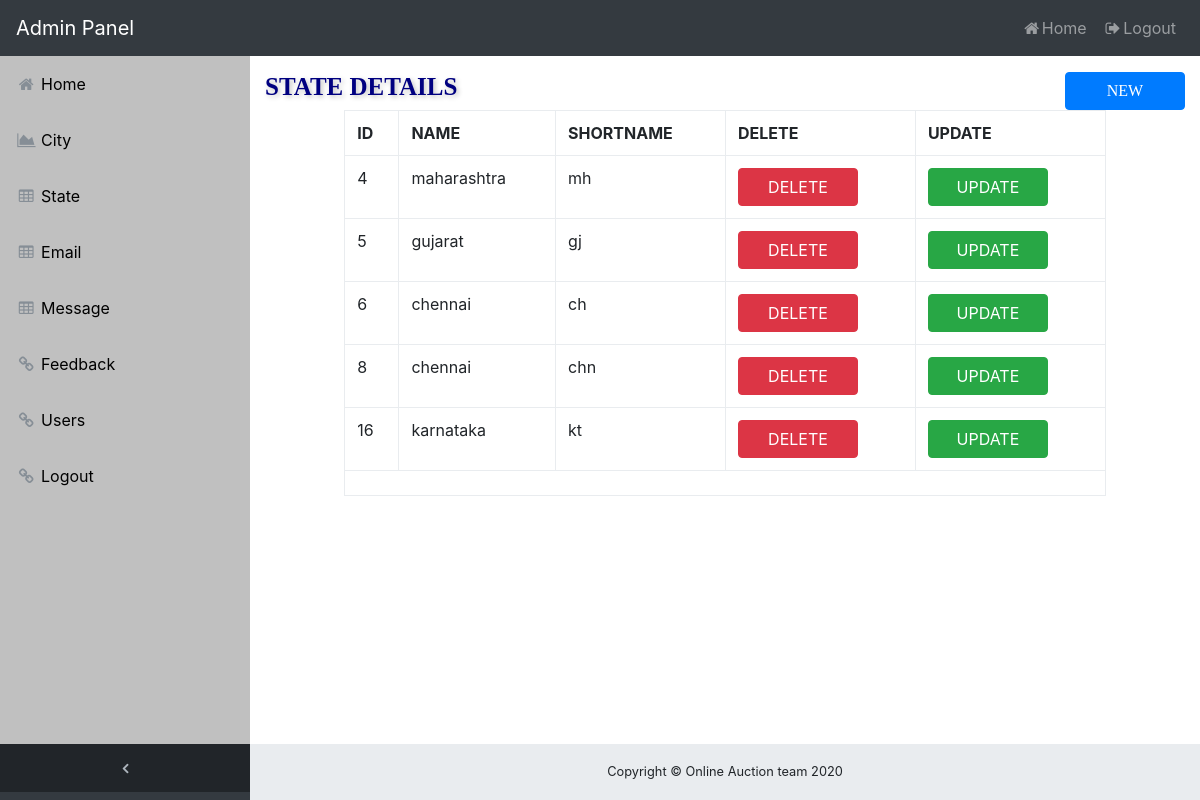
The app's page /Admin/Stateshow.php with its own data.
### tables this page shows
CREATE TABLE IF NOT EXISTS `state` (
  `stateid` int(5) NOT NULL AUTO_INCREMENT,
  `statename` varchar(50) NOT NULL,
  `shortname` varchar(5) DEFAULT NULL,
  PRIMARY KEY (`stateid`)
);

### class/dataclass.php (called while the page is built, shortened)
<?php
  class DataClass
  {
      public $conn;
     public function __construct()
	 {
	  $this->conn=mysqli_connect("localhost","root","","onlineauction");
	 }
	  public function getTable($query)
	  {
        $tb=mysqli_query($this->conn,$query);
		return $tb;
	  }
  }
?>

### Admin/Stateshow.php (the view, shortened to what this page needs)
<HTML>
<HEAD>
<?php
 include("../class/DataClass.php");
 include("csslink.php");
?>
<?php
	    $msg="";
		$dc=new DataClass();
	?>
</HEAD>
<BODY class="fixed-nav sticky-footer bg-dark" id="page-top">
<form name="frm" action="#" method="post">
 <?php
 include("navbar.php");
?>
<div class="content-wrapper">
    <div class="container-fluid">
        <div class="row">
		<div class="col-xl-12">
		 <h3>STATE DETAILS
            <button type='submit' class="btn btn-primary pull-right"  name='btnnew'>NEW</button>
			</h3>
		</div>
	</div>
		 <div class="row">
		   <div class="col-md-1"></div>
			<div class="col-md-10">
		     <?php
			   $query="select stateid,statename,shortname from state";
			   $tb=$dc->getTable($query);
			   echo("<table class='table table-bordered'>");
			   echo("<tr>");
			     echo("<th>ID</th>");
				 echo("<th>NAME</th>");
				 echo("<th>SHORTNAME</th>");
				 echo("<th>DELETE</th>");
				 echo("<th>UPDATE</th>");
			     echo("</tr>");
			   while($rw=mysqli_fetch_array($tb))
			   {
				  echo("<tr>");
			      echo("<td>".$rw['stateid']."</td>");
				  echo("<td>".$rw['statename']."</td>");
				  echo("<td>".$rw['shortname']."</td>");
			      echo("<td><button type='submit' class='btn btn-danger' name='btndelete' value='".$rw['stateid']."'>DELETE</button></td>");
				   echo("<td><button type='submit' class='btn btn-success' name='btnupdate' value='".$rw['stateid']."'>UPDATE</button></td>");
				  echo("</tr>");
			   }
	           echo("<td colspan='6'>".$msg."</td>");
			   echo("</table>");
	         ?>
		</div>
	</div>
	<?php
 include("footer.php");
?>
</div>
</div>
</form>
</BODY>
</HTML>

### Admin/css/sb-admin.css (style rules this page uses)
html { position: relative; min-height: 100%; }
body { overflow-x: hidden; }
body.sticky-footer { margin-bottom: 56px; }
body.sticky-footer .content-wrapper { min-height: calc(100vh - 56px - 56px); }
body.fixed-nav { padding-top: 56px; }
.content-wrapper { min-height: calc(100vh - 56px); padding-top: 1rem; }
.content-wrapper { overflow-x: hidden; background: white; }
@media (min-width: 992px) { .content-wrapper { margin-left: 250px; } }

### extrastyle.css (style rules this page uses)
.btn { width:120px!important; }
h3 { font-weight:bold;font-size:25px;color:navy;margin-bottom:0px;font-family:calibri;text-shadow:2px 2px 5px silver }

### records on screen
state: stateid "4", statename "maharashtra", shortname "mh"
state: stateid "5", statename "gujarat", shortname "gj"
state: stateid "6", statename "chennai", shortname "ch"
state: stateid "8", statename "chennai", shortname "chn"
state: stateid "16", statename "karnataka", shortname "kt"
